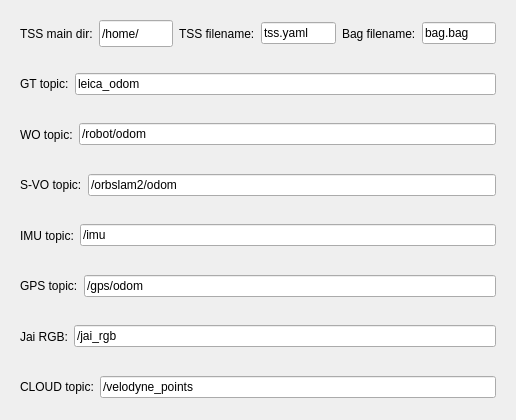
            <widget class="QWidget" name="scrollAreaWidgetContents_4">
             <property name="geometry">
              <rect>
               <x>0</x>
               <y>0</y>
               <width>516</width>
               <height>420</height>
              </rect>
             </property>
             <layout class="QVBoxLayout" name="verticalLayout_5">
              <item>
               <widget class="QWidget" name="widget_14" native="true">
                <property name="sizePolicy">
                 <sizepolicy hsizetype="Expanding" vsizetype="Preferred">
                  <horstretch>0</horstretch>
                  <verstretch>0</verstretch>
                 </sizepolicy>
                </property>
                <layout class="QHBoxLayout" name="horizontalLayout_9">
                 <item>
                  <widget class="QLabel" name="label_10">
                   <property name="text">
                    <string>TSS main dir:</string>
                   </property>
                  </widget>
                 </item>
                 <item>
                  <widget class="QLineEdit" name="TSSmain_dirlineEdit">
                   <property name="sizePolicy">
                    <sizepolicy hsizetype="Expanding" vsizetype="Preferred">
                     <horstretch>0</horstretch>
                     <verstretch>0</verstretch>
                    </sizepolicy>
                   </property>
                   <property name="text">
                    <string>/home/</string>
                   </property>
                  </widget>
                 </item>
                 <item>
                  <widget class="QLabel" name="label_8">
                   <property name="text">
                    <string>TSS filename:</string>
                   </property>
                  </widget>
                 </item>
                 <item>
                  <widget class="QLineEdit" name="TSS_filenamelineEdit">
                   <property name="sizePolicy">
                    <sizepolicy hsizetype="Preferred" vsizetype="Fixed">
                     <horstretch>0</horstretch>
                     <verstretch>0</verstretch>
                    </sizepolicy>
                   </property>
                   <property name="text">
                    <string>tss.yaml</string>
                   </property>
                  </widget>
                 </item>
                 <item>
                  <widget class="QLabel" name="label_4">
                   <property name="sizePolicy">
                    <sizepolicy hsizetype="Preferred" vsizetype="Preferred">
                     <horstretch>0</horstretch>
                     <verstretch>0</verstretch>
                    </sizepolicy>
                   </property>
                   <property name="text">
                    <string>Bag filename:</string>
                   </property>
                  </widget>
                 </item>
                 <item>
                  <widget class="QLineEdit" name="bag_filenamelineEdit">
                   <property name="sizePolicy">
                    <sizepolicy hsizetype="Expanding" vsizetype="Fixed">
                     <horstretch>0</horstretch>
                     <verstretch>0</verstretch>
                    </sizepolicy>
                   </property>
                   <property name="text">
                    <string>bag.bag</string>
                   </property>
                  </widget>
                 </item>
                </layout>
               </widget>
              </item>
              <item>
               <widget class="QWidget" name="widget_17" native="true">
                <property name="sizePolicy">
                 <sizepolicy hsizetype="Preferred" vsizetype="Preferred">
                  <horstretch>0</horstretch>
                  <verstretch>0</verstretch>
                 </sizepolicy>
                </property>
                <layout class="QHBoxLayout" name="horizontalLayout_11">
                 <item>
                  <widget class="QLabel" name="label_11">
                   <property name="text">
                    <string>GT topic:</string>
                   </property>
                  </widget>
                 </item>
                 <item>
                  <widget class="QLineEdit" name="topicGTlineEdit">
                   <property name="text">
                    <string>leica_odom</string>
                   </property>
                  </widget>
                 </item>
                </layout>
               </widget>
              </item>
              <item>
               <widget class="QWidget" name="widget_12" native="true">
                <property name="sizePolicy">
                 <sizepolicy hsizetype="Preferred" vsizetype="Preferred">
                  <horstretch>0</horstretch>
                  <verstretch>0</verstretch>
                 </sizepolicy>
                </property>
                <layout class="QHBoxLayout" name="horizontalLayout_7">
                 <item>
                  <widget class="QLabel" name="label_6">
                   <property name="text">
                    <string>WO topic:</string>
                   </property>
                  </widget>
                 </item>
                 <item>
                  <widget class="QLineEdit" name="topicWOlineEdit">
                   <property name="text">
                    <string>/robot/odom</string>
                   </property>
                  </widget>
                 </item>
                </layout>
               </widget>
              </item>
              <item>
               <widget class="QWidget" name="widget_15" native="true">
                <property name="sizePolicy">
                 <sizepolicy hsizetype="Preferred" vsizetype="Preferred">
                  <horstretch>0</horstretch>
                  <verstretch>0</verstretch>
                 </sizepolicy>
                </property>
                <layout class="QHBoxLayout" name="horizontalLayout_10">
                 <item>
                  <widget class="QLabel" name="label_9">
                   <property name="text">
                    <string>S-VO topic:</string>
                   </property>
                  </widget>
                 </item>
                 <item>
                  <widget class="QLineEdit" name="topicSVOlineEdit">
                   <property name="text">
                    <string>/orbslam2/odom</string>
                   </property>
                  </widget>
                 </item>
                </layout>
               </widget>
              </item>
              <item>
               <widget class="QWidget" name="widget_22" native="true">
                <property name="sizePolicy">
                 <sizepolicy hsizetype="Preferred" vsizetype="Preferred">
                  <horstretch>0</horstretch>
                  <verstretch>0</verstretch>
                 </sizepolicy>
                </property>
                <layout class="QHBoxLayout" name="horizontalLayout_13">
                 <item>
                  <widget class="QLabel" name="label_15">
                   <property name="text">
                    <string>IMU topic:</string>
                   </property>
                  </widget>
                 </item>
                 <item>
                  <widget class="QLineEdit" name="topicIMUlineEdit">
                   <property name="text">
                    <string>/imu</string>
                   </property>
                  </widget>
                 </item>
                </layout>
               </widget>
              </item>
              <item>
               <widget class="QWidget" name="widget_13" native="true">
                <property name="sizePolicy">
                 <sizepolicy hsizetype="Preferred" vsizetype="Preferred">
                  <horstretch>0</horstretch>
                  <verstretch>0</verstretch>
                 </sizepolicy>
                </property>
                <layout class="QHBoxLayout" name="horizontalLayout_8">
                 <item>
                  <widget class="QLabel" name="label_7">
                   <property name="text">
                    <string>GPS topic:</string>
                   </property>
                  </widget>
                 </item>
                 <item>
                  <widget class="QLineEdit" name="topicGPSlineEdit">
                   <property name="text">
                    <string>/gps/odom</string>
                   </property>
                  </widget>
                 </item>
                </layout>
               </widget>
              </item>
              <item>
               <widget class="QWidget" name="widget_19" native="true">
                <property name="sizePolicy">
                 <sizepolicy hsizetype="Preferred" vsizetype="Preferred">
                  <horstretch>0</horstretch>
                  <verstretch>0</verstretch>
                 </sizepolicy>
                </property>
                <layout class="QHBoxLayout" name="horizontalLayout_12">
                 <item>
                  <widget class="QLabel" name="label_13">
                   <property name="text">
                    <string>Jai RGB:</string>
                   </property>
                  </widget>
                 </item>
                 <item>
                  <widget class="QLineEdit" name="topicJAI_RGBlineEdit">
                   <property name="text">
                    <string>/jai_rgb</string>
                   </property>
                  </widget>
                 </item>
                </layout>
               </widget>
              </item>
              <item>
               <widget class="QWidget" name="widget_23" native="true">
                <property name="sizePolicy">
                 <sizepolicy hsizetype="Preferred" vsizetype="Preferred">
                  <horstretch>0</horstretch>
                  <verstretch>0</verstretch>
                 </sizepolicy>
                </property>
                <layout class="QHBoxLayout" name="horizontalLayout_14">
                 <item>
                  <widget class="QLabel" name="label_16">
                   <property name="text">
                    <string>CLOUD topic:</string>
                   </property>
                  </widget>
                 </item>
                 <item>
                  <widget class="QLineEdit" name="topicCLOUDlineEdit">
                   <property name="text">
                    <string>/velodyne_points</string>
                   </property>
                  </widget>
                 </item>
                </layout>
               </widget>
              </item>
             </layout>
            </widget>
